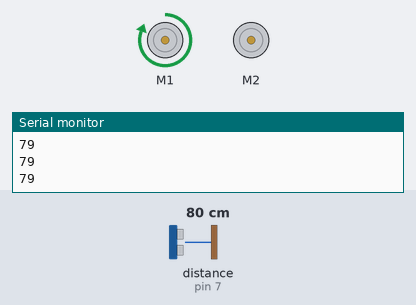
Simulated run of this sketch. Board: Arduino Uno, built with avr-gcc and run on an emulated ATmega328P. Shown: 2 × DC motor (green arrow = forward, orange = backward, longer = faster), the last lines printed to the serial monitor. Wiring (inferred from the names in the program): ultrasonic range finder: trigger pin 6; echo pin 7. Inputs (shaded band) come from the test bench; at power-on: distance to the obstacle (sensor on pin 7) 80 cm. The echo pulse lasts 58.3 µs per cm.

Above: at 1.2 s.
1.3 s: distance to the obstacle (sensor on pin 7) set to 9 cm
At 1.57 s:
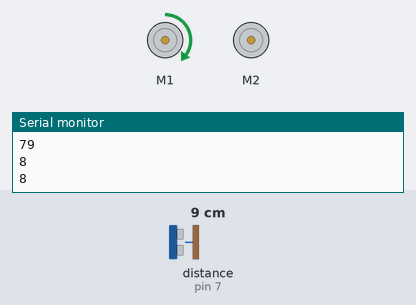
4.3 s: distance to the obstacle (sensor on pin 7) set to 2 cm
5.8 s: distance to the obstacle (sensor on pin 7) set to 18 cm
At 7.1 s:
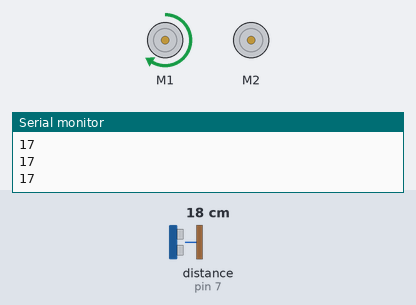
7.4 s: distance to the obstacle (sensor on pin 7) set to 4 cm
At 8.1 s:
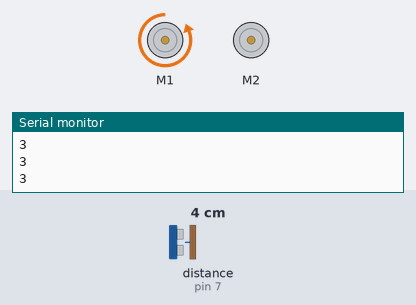
8.9 s: distance to the obstacle (sensor on pin 7) set to 6 cm
10.4 s: distance to the obstacle (sensor on pin 7) set to 9 cm
At 10.6 s:
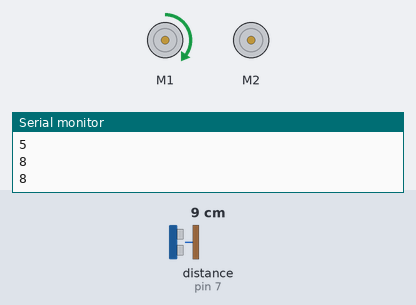
Timing chart, 0 to 14.4 s (numbered marks = the images above; inputs shaded):
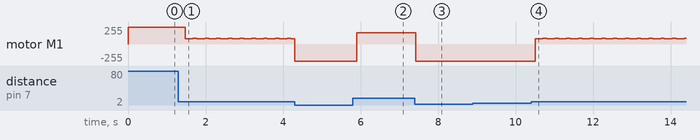

The sketch:

ControllingSpeedbasedOnObstacle.ino
```cpp
// Controlling speed according to Obstacle
#include <AFMotor.h> //import your motor shield library
#define trigPin 6 // define the pins of your sensor
#define echoPin 7

AF_DCMotor motor1(1,MOTOR12_64KHZ); // set up motors.
AF_DCMotor motor2(2, MOTOR12_8KHZ);

void setup()
{
  Serial.begin(9600); // begin serial communitication
  Serial.println("Motor test!");
   pinMode(trigPin, OUTPUT);// set the trig pin to output (Send sound waves)
  pinMode(echoPin, INPUT);// set the echo pin to input (recieve sound waves)
  motor1.setSpeed(255); //set the speed of the motors, between 0-255
  motor2.setSpeed (255);
}


void loop()
{

  long duration, distance;
  int SPEED;
  digitalWrite(trigPin, LOW);
  delayMicroseconds(2);
  digitalWrite(trigPin, HIGH);

  delayMicroseconds(10);
  digitalWrite(trigPin, LOW);
  duration = pulseIn(echoPin, HIGH);
  distance = (duration/2) / 29.1;

  if(distance>=25)
  {
    motor1.setSpeed(255);
    motor2.setSpeed (255);
    motor1.run(FORWARD);
    //motor2.run(BACKWARD);
    Serial.println(distance);
    delay(100);
  }

  if (distance <  25 && distance>=7)
   {
     Serial.println(distance);
     delay(100);
     SPEED= ((255)/25)*distance;
     motor1.setSpeed(SPEED);
     //motor2.setSpeed(SPEED);
     motor1.run(FORWARD);
     //motor2.run(BACKWARD);

   }
   if(distance<7){
     Serial.println(distance);
     motor1.setSpeed(255);
   motor1.run(BACKWARD);
   }

  }


 
```

Measured:
- the behaviour switches between 7 and 8 cm on distance to the obstacle (sensor on pin 7) (found by bisection; images 3 and 4)
- after the input at 1.3 s, motor M1: alternates forward 90/255 for 0.10 s and forward 80/255 for 0.20 s, starting after 0.17 s
- after the input at 5.8 s, motor M1: backward 255/255 → forward 170/255 after 0.10 s
- after the input at 7.4 s, motor M1: forward 170/255 → backward 255/255 at once
- after the input at 10.4 s, motor M1: alternates forward 90/255 for 0.10 s and forward 80/255 for 0.20 s, starting after 0.10 s
